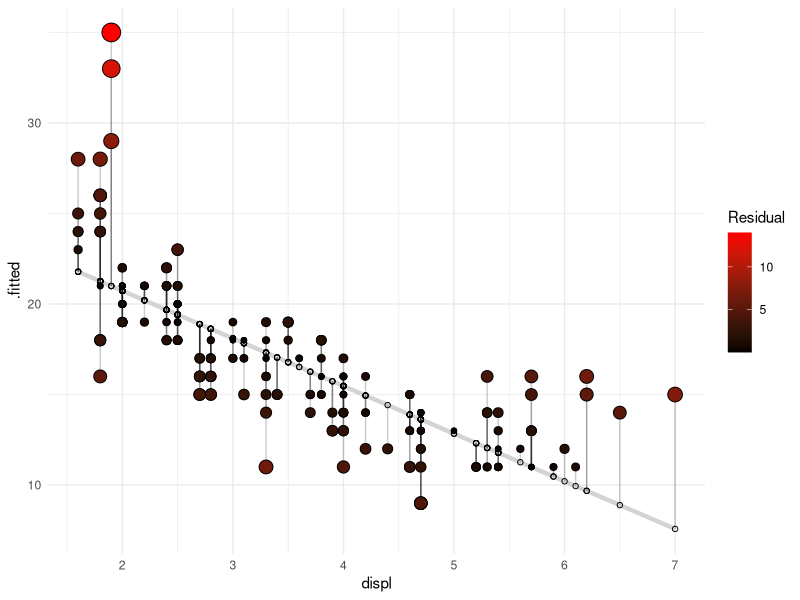

Write R code to recreate this figure.

# stats

# library(tidyverse)
# d <- ggplot(mtcars, aes(cyl, mpg)) + geom_point()
# d + stat_summary(fun.data = "mean_cl_boot", colour = "red", linewidth = 2, size = 3)

# # You can supply individual functions to summarise the value at each x:
# d + stat_summary(fun = "median", colour = "red", size = 2, geom = "point")
# # d + stat_summary(fun = "mean", colour = "red", size = 2, geom = "point")
# # d + aes(colour = factor(vs)) + stat_summary(fun = mean, geom="line")

# Orientation follows the discrete axis
# ggplot(mtcars, aes(mpg, factor(cyl))) +
#   geom_point() +
#   stat_summary(fun.data = "mean_cl_boot", colour = "red", linewidth = 2, size = 3)

# library(tidyverse)
# ggplot(mtcars, aes(cyl, mpg)) +
#   geom_point() +
#   stat_summary(fun = "mean", color = "#007c7c", size = 4, geom = "point") +
#   theme_minimal()

# library(tidyverse)
# ggplot(mtcars, aes(cyl)) +
#   stat_bin(bins = 3, geom = "bar") +
#   theme_minimal()

# library(tidyverse)
# library(patchwork)
# p1 <- ggplot(diamonds, aes(x = carat)) +
#   scale_x_continuous(limits = c(0, 3)) +
#   stat_bin(aes(y = after_stat(density)), binwidth = .1, geom = "point") +
#   theme_minimal()

# p2 <- ggplot(diamonds, aes(x = carat)) +
#   stat_bin(aes(y = after_stat(density)), binwidth = .1, geom = "point", color = "red") +
#   scale_x_continuous(limits = c(0, 3)) +
#   theme_minimal()

# p1 / p2

# library(tidyverse)
# library(patchwork)
# data(diamonds)

# p1 <- ggplot(diamonds, aes(log10(carat), price)) +
#   geom_point() +
#   theme_minimal()

# p2 <- ggplot(diamonds, aes(carat, price)) +
#   geom_point() +
#   scale_x_log10() +
#   theme_minimal()

# p1 / p2

# Equivalent fill scales do the same job for the fill aesthetic
# ggplot(mtcars, aes(mpg, disp)) +
#   geom_point(aes(color = disp), size = 3) +
#   scale_color_gradient2(mid = "#008c8c", midpoint = mean(mtcars$disp)) +
#   theme_minimal()


# library(tidyverse)
# library(patchwork)
# p1 <- ggplot(mtcars, aes(mpg, disp)) +
#   geom_point(aes(color = disp), size = 3) +
#   scale_color_gradientn(
#     colours = viridis::viridis_pal()(2), 
#     breaks = scales::breaks_width(50)
#     # guide = "colorsteps"
#   ) +
#   theme_minimal()
# set.seed(123)
# test_df <- tibble(
#   id = 1:1000,
#   value = rnorm(1000)
# )

# p2 <- ggplot(test_df, aes(id, value)) +
#   geom_point(aes(color = value), size = 3) +
#   scale_color_gradientn(
#     colours = viridis::viridis_pal()(2), 
#     values = scales::rescale(mtcars$disp, to = c(0, 1)), 
#     # guide = "colorsteps"
#   ) +
#   theme_minimal()

# # p1 / p2
# print(p2)

# library(ggplot2)
# library(scales) # for rescale function
# library(viridis) # for viridis color palette

# # Load the mtcars dataset
# data(mtcars)

# # Rescale the 'disp' values to a range between 0 and 1
# disp_rescaled <- rescale(mtcars$disp)

# # Create a more impactful color scale
# # We'll create a non-linear transformation for the 'values' parameter
# # that emphasizes the dense regions
# values <- (disp_rescaled)^2 # Squaring to emphasize lower values more

# ggplot(mtcars, aes(mpg, disp)) +
#   geom_point(aes(color = disp), size = 3) +
#   scale_color_gradientn(
#     colours = viridis_pal()(5),
#     values = values, 
#     # guide = "coloursteps"
#   ) +
#   theme_minimal() +
#   labs(color = "Displacement (cc)")

# set.seed(596)
# dsamp <- diamonds[sample(nrow(diamonds), 1000), ]
# ggplot(dsamp, aes(carat, price)) + 
#   geom_point(aes(colour = clarity)) +
#   scale_color_brewer(palette = "Dark2") +
#   theme_minimal()

# library(tidyverse)
# ggplot(msleep, aes(x = brainwt, y = bodywt)) +
#   geom_point(aes(color = vore), size = 3) +
#   scale_x_log10() +
#   scale_y_log10() +
#   scale_color_manual(
#     values = c(carni = 'red', insecti = 'yellow', herbi = 'green', omni = 'blue')) +
#   theme_minimal()


# library(tidyverse)
# ggplot(mtcars, aes(factor(cyl), fill = factor(vs))) +
#   geom_bar(
#     position = position_dodge2(
#       width = 5,
#       preserve = "single",
#       # padding = .2,
#       # width = 1
#     )
#   ) +
#   theme_minimal() +
#   scale_fill_brewer(palette = "Set2")



# # In this case a frequency polygon is probably a better choice
# ggplot(diamonds, aes(price, colour = cut)) +
#   geom_freqpoly(
#     position = position_dodge2(width = 5)
#   ) +
#   theme_minimal()

# Dodging with various widths -------------------------------------
# To dodge items with different widths, you need to be explicit
# df <- data.frame(
#   x = c("a","a","b","b"),
#   y = 2:5,
#   g = rep(1:2, 2)
# )
# p <- ggplot(df, aes(x, y, group = g)) +
#   geom_col(position = "dodge", fill = "grey50", colour = "black")
# p
# # # So you must explicitly specify the width
# p + geom_linerange(
#   aes(ymin = y - 1, ymax = y + 1),
#   color = "red",
#   position = position_dodge2(width = 0.9)
# )



# ggplot(diamonds, aes(x = price, group = cut)) +
#   geom_freqpoly(bins = 30)  + # 选择合适的binwidth值
#   stat_bin(bins = 30, geom = "point") +
#   theme_minimal() +
#   scale_color_brewer(palette = "Set2")


# library(tidyverse)
# library(nlme)
# ggplot(Oxboys, aes(age, height, group = Subject)) +
#   geom_line() +
#   stat_smooth(aes(group = 1), method = "lm", se = FALSE) +
#   theme_minimal()


# ggplot(Oxboys, aes(Occasion, height)) +
#   geom_boxplot() +
#   geom_line(aes(group = Subject)) +
#   theme_minimal()

# tibble(
#   x = 1:3,
#   y = 1:3
# ) %>% 
# ggplot(aes(x, y, color = x)) +
#   geom_point(size = 5) +
#   geom_line(lwd = 2) +
#   theme_minimal()

# tibble(
#   x = factor(1:3),
#   y = 1:3
# ) %>% 
# ggplot(aes(x, y, color = x)) +
#   geom_point(size = 5) +
#   geom_line(group = 1, lwd = 2) +
#   theme_minimal()

# tibble(
#   x = 1:3,
#   y = 1:3
# ) %>% 
# ggplot(aes(x, y, color = x, lwd = x)) +
#   geom_point(size = 5) +
#   geom_line() +
#   theme_minimal()

# ggplot(diamonds, aes(color, fill = cut)) +
#   geom_bar(position = position_dodge()) +
#   scale_fill_brewer(palette = "Set1") +
#   theme_minimal()

# library(tidyverse)

# ggplot(mpg, aes(displ, hwy)) +
#   geom_point(aes(color = cyl)) +
#   geom_smooth(method = "lm", se = FALSE) +
#   facet_grid(rows = vars(cyl), cols = vars(drv), scales = "free", margins = TRUE) +
#   theme_minimal()


# library(tidyverse)
# types <- head(unique(pull(mpg, manufacturer)))

# mpg %>% filter(manufacturer %in% types) %>% 
#   ggplot(aes(cty, model)) +
#     geom_point(aes(color = manufacturer), size = 2) +
#     scale_color_brewer(palette = "Dark2") +
#     facet_grid(rows = vars(manufacturer), space = "free_y", scales = "free") +
#     theme_minimal() +
#     theme(
#       axis.title.y = element_blank(),
#       panel.background = element_rect(color = "black")
#     )


# library(tidyverse)
# library(patchwork)
# p1 <- ggplot(mpg, aes(displ, cty)) +
#   geom_point() +
#   geom_smooth() +
#   theme_minimal()

# p2 <- ggplot(mpg, aes(cty, displ)) +
#   geom_point() +
#   geom_smooth() +
#   theme_minimal()

# p3 <- ggplot(mpg, aes(cty, displ)) +
#   geom_point() +
#   geom_smooth() +
#   theme_minimal() +
#   coord_flip()

# p1 / p2 / p3

# library(tidyverse)
# library(scales)
# library(patchwork)
# p1 <- ggplot(diamonds, aes(x = carat, y = price)) +
#   geom_point() +
#   scale_x_log10() +
#   scale_y_log10() +
#   theme_minimal()

# p2 <- ggplot(diamonds, aes(x = carat, y = price)) +
#   geom_point() +
#   coord_trans(x = exp_trans(10), y = exp_trans(10)) +
#   theme_minimal() 

# p1 / p2

library(tidyverse)
library(broom)
fit <- lm(cty ~ displ, data = mpg) %>% augment()
df <- fit %>% 
  mutate(.abs.resid = abs(.resid))

ggplot(df, aes(x = displ)) +
  geom_line(aes(y = .fitted), color = "lightgrey", lwd = 1.5) +
  geom_segment(aes(xend = displ, y = .fitted, yend = cty), alpha = .2) +
  geom_point(aes(y = .fitted), shape = 1) +
  geom_point(
    mapping = aes(
      y = cty,
      size = .abs.resid,
      fill = .abs.resid
    ),
    shape = 21,
    color = "black"
  ) +
  scale_fill_gradient(
    name = "Residual",
    low = "black",
    high = "red"
  ) +
  theme_minimal() +
  guides(
    size = "none"
  )

